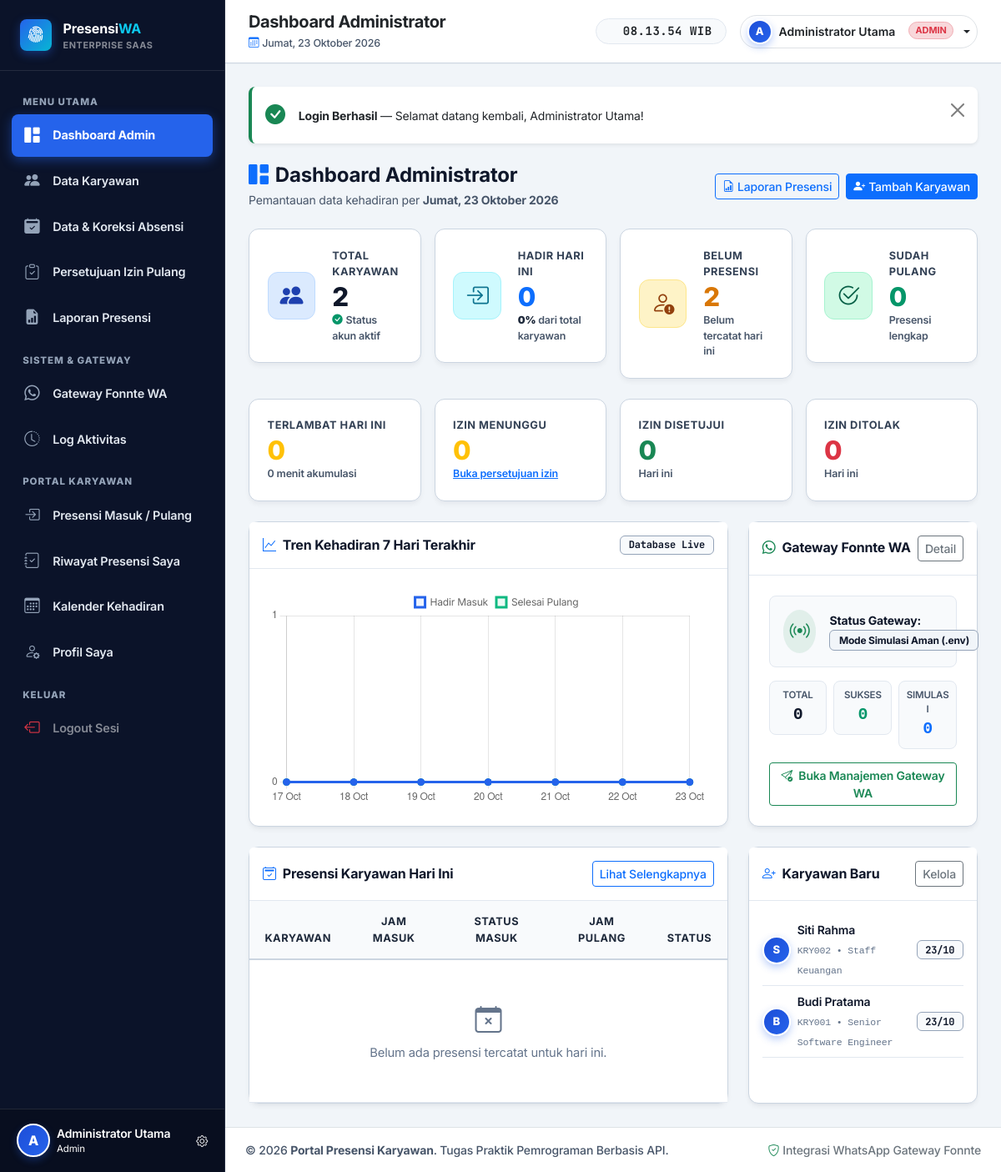
Page /admin/index.php (signed in) on the committed database.
### tables this page shows
CREATE TABLE IF NOT EXISTS `karyawan` (
  `id` INT AUTO_INCREMENT PRIMARY KEY,
  `nik` VARCHAR(30) NOT NULL UNIQUE,
  `nama` VARCHAR(100) NOT NULL,
  `jabatan` VARCHAR(100) NOT NULL,
  `no_hp` VARCHAR(20) NOT NULL,
  `email` VARCHAR(100) NOT NULL UNIQUE,
  `password` VARCHAR(255) NOT NULL,
  `role` ENUM('admin', 'karyawan') NOT NULL DEFAULT 'karyawan',
  `status_akun` ENUM('aktif', 'nonaktif') NOT NULL DEFAULT 'aktif',
  `foto` VARCHAR(255) DEFAULT NULL,
  `created_at` DATETIME NOT NULL DEFAULT CURRENT_TIMESTAMP,
  `updated_at` DATETIME NOT NULL DEFAULT CURRENT_TIMESTAMP ON UPDATE CURRENT_TIMESTAMP,
  INDEX `idx_karyawan_email` (`email`),
  INDEX `idx_karyawan_nik` (`nik`),
  INDEX `idx_karyawan_role` (`role`),
  INDEX `idx_karyawan_status` (`status_akun`)
);

### admin/index.php (the view, shortened to what the rows shown need)
<?php
require_once __DIR__ . '/../includes/functions.php';
$db = getDBConnection();
$isDemo = is_demo_user();
$demoNik = DEMO_ACCOUNTS['karyawan']['nik'];
$trendLabels = [];
$trendDataMasuk = [];
$trendDataPulang = [];
for ($i = 6; $i >= 0; $i--) {
    $tglLoop = date('Y-m-d', strtotime("-{$i} days"));
    $trendLabels[] = date('d M', strtotime($tglLoop));
    $stmtL = $db->prepare("
        SELECT
            COUNT(CASE WHEN jam_masuk IS NOT NULL THEN 1 END) AS masuk,
            COUNT(CASE WHEN jam_pulang IS NOT NULL THEN 1 END) AS pulang
        FROM absensi
        WHERE tanggal = :tgl
        " . ($isDemo ? 'AND id_karyawan = (SELECT id FROM karyawan WHERE nik = :demo_nik)' : '') . "
    ");
    $stmtL->execute($isDemo ? [':tgl' => $tglLoop, ':demo_nik' => $demoNik] : [':tgl' => $tglLoop]);
    $rowL = $stmtL->fetch();
    $trendDataMasuk[] = (int)($rowL['masuk'] ?? 0);
    $trendDataPulang[] = (int)($rowL['pulang'] ?? 0);
}
$stmtNewUsers = $db->prepare("
    SELECT id, nik, nama, jabatan, email, no_hp, created_at, status_akun
    FROM karyawan
    WHERE role = 'karyawan'
    " . ($isDemo ? 'AND nik = :demo_nik' : '') . "
    ORDER BY id DESC
    LIMIT 4
");
$stmtNewUsers->execute($isDemo ? [':demo_nik' => $demoNik] : []);
$newUsers = $stmtNewUsers->fetchAll();
require_once __DIR__ . '/../includes/header.php';
?>
<div class="row g-4">
    <div class="col-lg-8">
        <div class="card card-custom h-100">
            <div class="card-body p-0">
                <div class="table-responsive">
                    <table class="table table-custom align-middle">
                        <thead>
                            <tr>
                                <th>Karyawan</th>
                                <th class="text-center">Jam Masuk</th>
                                <th class="text-center">Status Masuk</th>
                                <th class="text-center">Jam Pulang</th>
                                <th class="text-center">Status</th>
                            </tr>
                        </thead>
                    </table>
                </div>
            </div>
        </div>
    </div>
    <div class="col-lg-4">
        <div class="card card-custom h-100">
            <div class="card-body p-3">
                <?php if (empty($newUsers)): ?>
                    <div class="text-center py-4 text-slate-500 small">Belum ada karyawan terdaftar.</div>
                <?php else: ?>
                    <div class="list-group list-group-flush">
                        <?php foreach ($newUsers as $nu): ?>
                            <div class="list-group-item px-0 py-2 border-bottom border-slate-200">
                                <div class="d-flex align-items-center justify-content-between">
                                    <div class="d-flex align-items-center gap-2">
                                        <div class="user-avatar-bubble" style="width: 34px; height: 34px; font-size: 0.82rem;">
                                            <?= strtoupper(substr($nu['nama'], 0, 1)); ?>
                                        </div>
                                        <div>
                                            <a href="<?= BASE_URL; ?>karyawan/detail.php?id=<?= $nu['id']; ?>" class="fw-semibold text-slate-900 text-decoration-none small d-block">
                                                <?= e($nu['nama']); ?>
                                            </a>
                                            <span class="text-slate-500 font-monospace" style="font-size: 0.72rem;"><?= e($nu['nik']); ?> &bull; <?= e($nu['jabatan']); ?></span>
                                        </div>
                                    </div>
                                    <span class="badge badge-nik-contrast small"><?= date('d/m', strtotime($nu['created_at'])); ?></span>
                                </div>
                            </div>
                        <?php endforeach; ?>
                    </div>
                <?php endif; ?>
            </div>
        </div>
    </div>
</div>
<script>
document.addEventListener('DOMContentLoaded', function () {
    const ctx = document.getElementById('chartTrenKehadiran');
    if (ctx) {
        new Chart(ctx, {
            type: 'line',
            data: {
                labels: <?= json_encode($trendLabels); ?>,
                datasets: [
                    {
                        label: 'Hadir Masuk',
                        data: <?= json_encode($trendDataMasuk); ?>,
                        borderColor: '#2563eb',
                        backgroundColor: 'rgba(37, 99, 235, 0.08)',
                        fill: true,
                        tension: 0.35,
                        pointRadius: 4,
                        pointBackgroundColor: '#2563eb'
                    },
                    {
                        label: 'Selesai Pulang',
                        data: <?= json_encode($trendDataPulang); ?>,
                        borderColor: '#10b981',
                        backgroundColor: 'rgba(16, 185, 129, 0.08)',
                        fill: true,
                        tension: 0.35,
                        pointRadius: 4,
                        pointBackgroundColor: '#10b981'
                    }
                ]
            },
            options: {
                responsive: true,
                maintainAspectRatio: false,
                plugins: {
                    legend: {
                        position: 'top',
                        labels: { boxWidth: 12, font: { family: 'Inter', size: 12 } }
                    }
                },
                scales: {
                    y: {
                        beginAtZero: true,
                        ticks: { stepSize: 1, precision: 0 }
                    }
                }
            }
        });
    }
});
</script>
<?php require_once __DIR__ . '/../includes/footer.php'; ?>

### rows in the picture
karyawan: nama "S", nama "Siti Rahma", nik "KRY002", jabatan "Staff Keuangan", created_at "23/10"
karyawan: nama "B", nama "Budi Pratama", nik "KRY001", jabatan "Senior Software Engineer", created_at "23/10"

### other values in the picture
$initials "A"
$user['nama'] "Administrator Utama"
$user['role'] "Admin"
$pageTitle "Dashboard Administrator"
$user['role'] "ADMIN"
$title "Login Berhasil"
$message "Selamat datang kembali, Administrator Utama!"
format_tanggal_indo($today) "Jumat, 23 Oktober 2026"
$totalKaryawan "2"
$sudahMasukHariIni "0"
$persenHadirHariIni "0"
$belumAbsenHariIni "2"
$sudahPulangHariIni "0"
$lateStats['terlambat'] "0"
$lateStats['total_menit'] "0"
